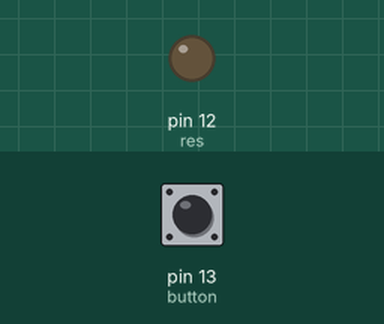
Recording of a sketch running on a simulated Arduino Uno, built with avr-gcc and run on an emulated ATmega328P. Parts: output pins drawn as LEDs (lit = HIGH). The test bench sets the inputs (shaded band); at power-on: pin 13 (button) LOW.

Above: at 1.2 s.
1.3 s: pin 13 (button) pulled HIGH for 0.15 s
At 1.37 s:
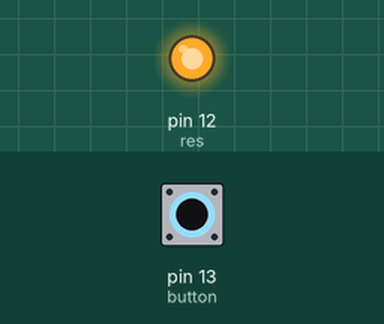
2.9 s: pin 13 (button) pulled HIGH for 3.2 s
At 7.0 s:
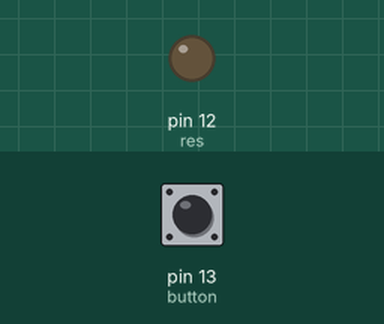
Timing chart, 0 to 8.5 s (numbered marks = the images above; inputs shaded):
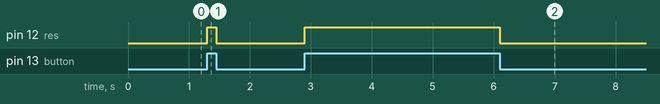

The sketch:

arduino.ino
```cpp
const int button=13;
const int res=12;
int but;

void setup() {pinMode(button,INPUT);
pinMode(res,OUTPUT);

  // put your setup code here, to run once:

}

void loop() {but=digitalRead(button);
if(but==1){digitalWrite(res,1);}
else{digitalWrite(res,0);}
  // put your main code here, to run repeatedly:

}
```

Measured:
- after the input at 1.3 s, pin 12 (res): LOW → HIGH at once, → LOW 0.15 s later
- after the input at 2.9 s, pin 12 (res): LOW → HIGH at once, → LOW 3.2 s later
